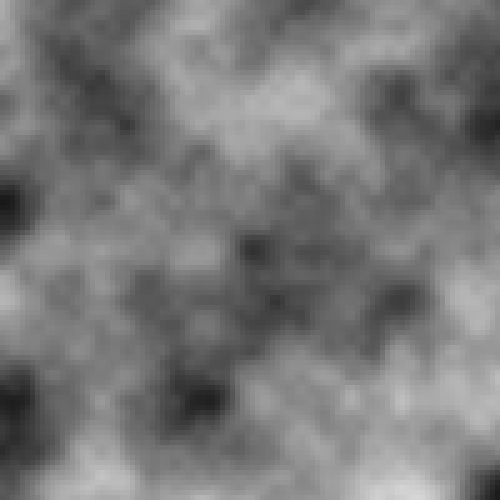
Frame 1 (no input)
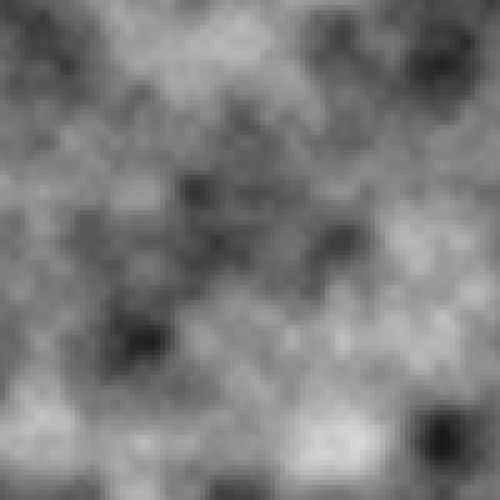
Frame 60 (no input)
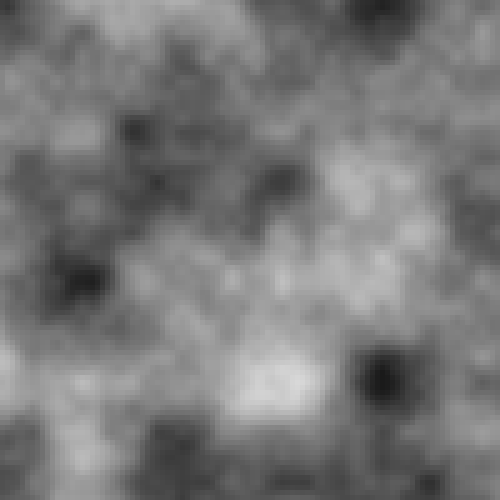
Frame 120 (the mouse pressed at the canvas centre since frame 60)

The p5.js sketch that drew these frames (run headless with seeded random() and noise() and a simulated clock; from frame 60 on, the mouse is pressed at the canvas centre):

// p5.js sketch
// ── sketch.js
function setup() {
  createCanvas(500, 500);
  background(0);
}

function draw() {
  // background(0);
  let resolution = 5;
  for(let y=0;y<height;y+=resolution){
    for(let x=0;x<width;x+=resolution){

      let freq;
      freqX = (x+frameCount) * 0.01;
      freqY = (y+frameCount) * 0.01;

      let value = map(noise(freqX, freqY),0,1,0,255);
      noStroke();
      fill(value);

      rect(x,y,resolution,height)
    }
  }
}
